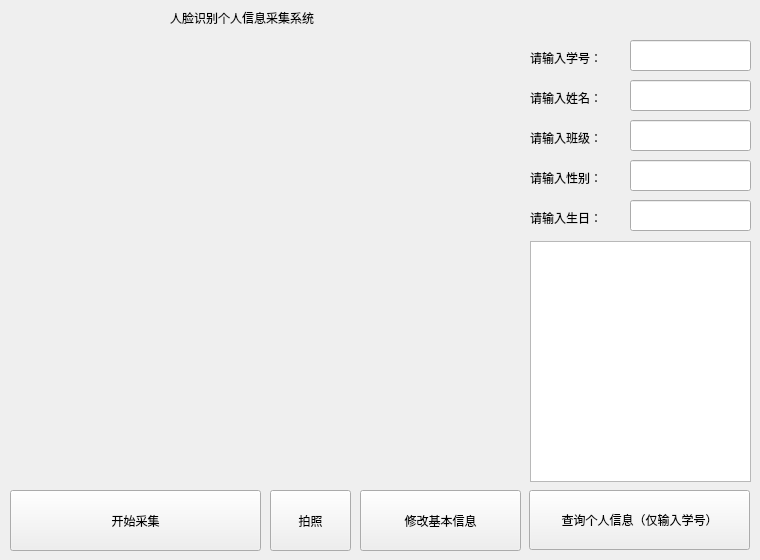
<?xml version="1.0" encoding="UTF-8"?>
<ui version="4.0">
 <class>Form</class>
 <widget class="QWidget" name="Form">
  <property name="geometry">
   <rect>
    <x>0</x>
    <y>0</y>
    <width>760</width>
    <height>560</height>
   </rect>
  </property>
  <property name="minimumSize">
   <size>
    <width>760</width>
    <height>560</height>
   </size>
  </property>
  <property name="maximumSize">
   <size>
    <width>760</width>
    <height>560</height>
   </size>
  </property>
  <property name="windowTitle">
   <string>Form</string>
  </property>
  <widget class="QLabel" name="label_name">
   <property name="geometry">
    <rect>
     <x>530</x>
     <y>90</y>
     <width>91</width>
     <height>16</height>
    </rect>
   </property>
   <property name="text">
    <string>请输入姓名：</string>
   </property>
  </widget>
  <widget class="QLabel" name="label_class">
   <property name="geometry">
    <rect>
     <x>530</x>
     <y>130</y>
     <width>91</width>
     <height>16</height>
    </rect>
   </property>
   <property name="text">
    <string>请输入班级：</string>
   </property>
  </widget>
  <widget class="QLabel" name="label_ID">
   <property name="geometry">
    <rect>
     <x>530</x>
     <y>50</y>
     <width>91</width>
     <height>16</height>
    </rect>
   </property>
   <property name="text">
    <string>请输入学号：</string>
   </property>
  </widget>
  <widget class="QPushButton" name="bt_changeInfo">
   <property name="geometry">
    <rect>
     <x>360</x>
     <y>490</y>
     <width>161</width>
     <height>61</height>
    </rect>
   </property>
   <property name="text">
    <string>修改基本信息</string>
   </property>
  </widget>
  <widget class="QPushButton" name="bt_collectInfo">
   <property name="geometry">
    <rect>
     <x>10</x>
     <y>490</y>
     <width>251</width>
     <height>61</height>
    </rect>
   </property>
   <property name="text">
    <string>开始采集</string>
   </property>
  </widget>
  <widget class="QLabel" name="label_title">
   <property name="geometry">
    <rect>
     <x>170</x>
     <y>10</y>
     <width>251</width>
     <height>16</height>
    </rect>
   </property>
   <property name="text">
    <string>人脸识别个人信息采集系统</string>
   </property>
  </widget>
  <widget class="QPushButton" name="bt_checkInfo">
   <property name="geometry">
    <rect>
     <x>529</x>
     <y>490</y>
     <width>221</width>
     <height>60</height>
    </rect>
   </property>
   <property name="text">
    <string>查询个人信息（仅输入学号）</string>
   </property>
  </widget>
  <widget class="QLabel" name="label_sex">
   <property name="geometry">
    <rect>
     <x>530</x>
     <y>170</y>
     <width>91</width>
     <height>16</height>
    </rect>
   </property>
   <property name="text">
    <string>请输入性别：</string>
   </property>
  </widget>
  <widget class="QLabel" name="label_birth">
   <property name="geometry">
    <rect>
     <x>530</x>
     <y>210</y>
     <width>91</width>
     <height>16</height>
    </rect>
   </property>
   <property name="text">
    <string>请输入生日：</string>
   </property>
  </widget>
  <widget class="QLabel" name="label_capture">
   <property name="geometry">
    <rect>
     <x>10</x>
     <y>40</y>
     <width>500</width>
     <height>441</height>
    </rect>
   </property>
   <property name="text">
    <string/>
   </property>
  </widget>
  <widget class="QPushButton" name="bt_takephoto">
   <property name="geometry">
    <rect>
     <x>270</x>
     <y>490</y>
     <width>81</width>
     <height>61</height>
    </rect>
   </property>
   <property name="text">
    <string>拍照</string>
   </property>
  </widget>
  <widget class="QLineEdit" name="lineEdit_ID">
   <property name="geometry">
    <rect>
     <x>630</x>
     <y>40</y>
     <width>121</width>
     <height>31</height>
    </rect>
   </property>
  </widget>
  <widget class="QLineEdit" name="lineEdit_Name">
   <property name="geometry">
    <rect>
     <x>630</x>
     <y>80</y>
     <width>121</width>
     <height>31</height>
    </rect>
   </property>
  </widget>
  <widget class="QLineEdit" name="lineEdit_Class">
   <property name="geometry">
    <rect>
     <x>630</x>
     <y>120</y>
     <width>121</width>
     <height>31</height>
    </rect>
   </property>
  </widget>
  <widget class="QLineEdit" name="lineEdit_Sex">
   <property name="geometry">
    <rect>
     <x>630</x>
     <y>160</y>
     <width>121</width>
     <height>31</height>
    </rect>
   </property>
  </widget>
  <widget class="QLineEdit" name="lineEdit_Birth">
   <property name="geometry">
    <rect>
     <x>630</x>
     <y>200</y>
     <width>121</width>
     <height>31</height>
    </rect>
   </property>
  </widget>
  <widget class="QTableView" name="tableView">
   <property name="geometry">
    <rect>
     <x>530</x>
     <y>241</y>
     <width>221</width>
     <height>241</height>
    </rect>
   </property>
  </widget>
  <zorder>label_name</zorder>
  <zorder>label_class</zorder>
  <zorder>label_ID</zorder>
  <zorder>bt_collectInfo</zorder>
  <zorder>label_title</zorder>
  <zorder>bt_checkInfo</zorder>
  <zorder>label_sex</zorder>
  <zorder>label_birth</zorder>
  <zorder>bt_changeInfo</zorder>
  <zorder>label_capture</zorder>
  <zorder>bt_takephoto</zorder>
  <zorder>lineEdit_ID</zorder>
  <zorder>lineEdit_Name</zorder>
  <zorder>lineEdit_Class</zorder>
  <zorder>lineEdit_Sex</zorder>
  <zorder>lineEdit_Birth</zorder>
  <zorder>tableView</zorder>
 </widget>
 <resources/>
 <connections/>
</ui>
